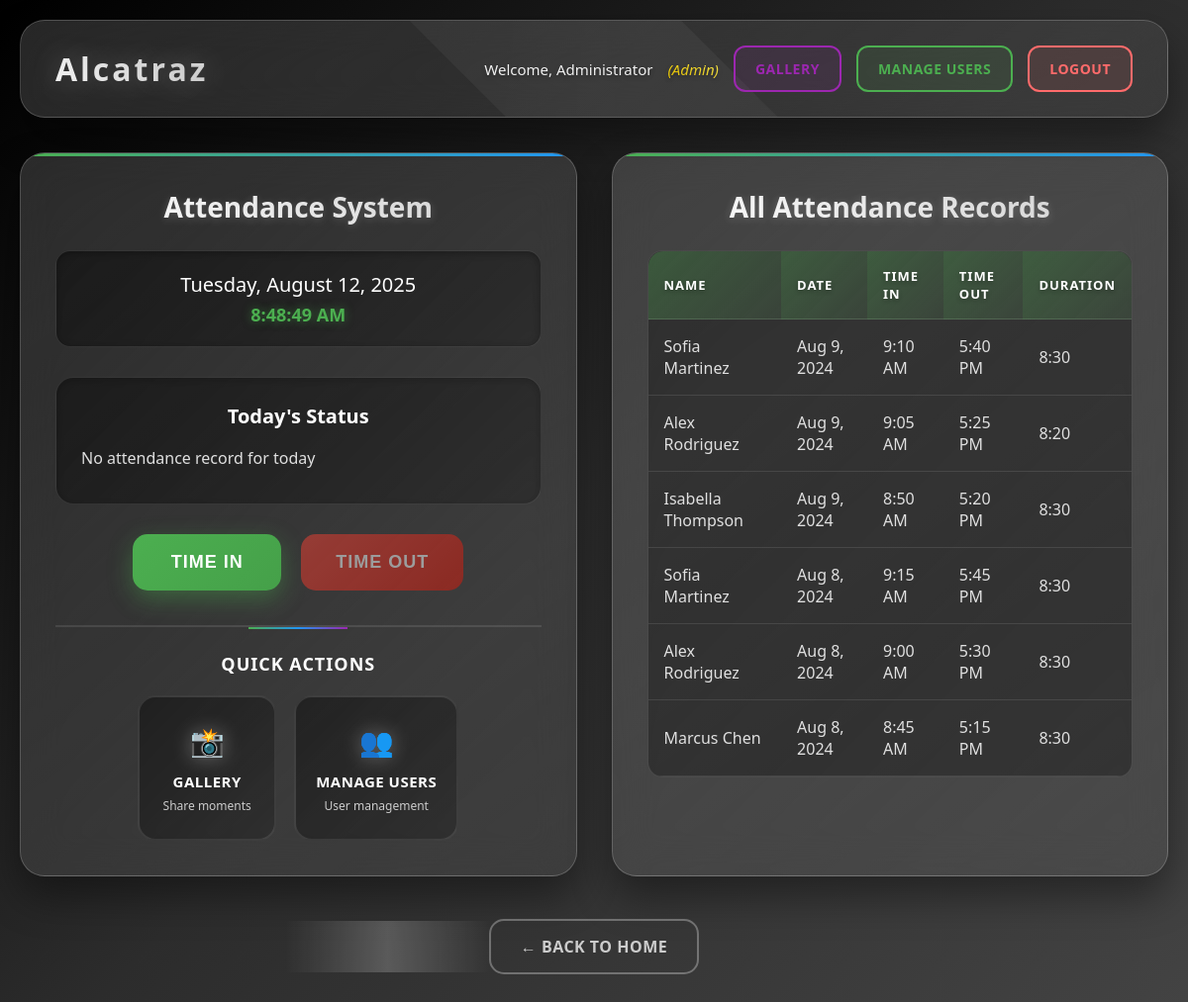
Screenshot of /attendance.php (signed in) with the database file from the repository.
### tables this page shows
CREATE TABLE attendance (
    id INT AUTO_INCREMENT PRIMARY KEY,
    user_id INT NOT NULL,
    date DATE NOT NULL,
    time_in TIME,
    time_out TIME,
    notes TEXT,
    created_at TIMESTAMP DEFAULT CURRENT_TIMESTAMP,
    updated_at TIMESTAMP DEFAULT CURRENT_TIMESTAMP ON UPDATE CURRENT_TIMESTAMP,
    FOREIGN KEY (user_id) REFERENCES users(id) ON DELETE CASCADE,
    UNIQUE KEY unique_user_date (user_id, date)
);

CREATE TABLE users (
    id INT AUTO_INCREMENT PRIMARY KEY,
    username VARCHAR(50) UNIQUE NOT NULL,
    password VARCHAR(255) NOT NULL,
    full_name VARCHAR(100) NOT NULL,
    role ENUM('admin', 'member') DEFAULT 'member',
    email VARCHAR(100),
    created_at TIMESTAMP DEFAULT CURRENT_TIMESTAMP,
    updated_at TIMESTAMP DEFAULT CURRENT_TIMESTAMP ON UPDATE CURRENT_TIMESTAMP
);

### attendance.php (the view, shortened to what this page needs)
<?php
require_once 'config.php';
$user_id = $_SESSION['user_id'];
$today = date('Y-m-d');
$today_attendance = null;
try {
    $stmt = $pdo->prepare("SELECT * FROM attendance WHERE user_id = ? AND date = ?");
    $stmt->execute([$user_id, $today]);
    $today_attendance = $stmt->fetch();
} catch (PDOException $e) {
}
$recent_attendance = [];
try {
    if ($_SESSION['role'] == 'admin') {
        $stmt = $pdo->prepare("
            SELECT a.*, u.full_name, u.username
            FROM attendance a
            JOIN users u ON a.user_id = u.id
            ORDER BY a.date DESC, a.time_in DESC
            LIMIT 20
        ");
        $stmt->execute();
    }
    $recent_attendance = $stmt->fetchAll();
} catch (PDOException $e) {
}
?>
<!DOCTYPE html>
<html lang="en">
<head>
    <link rel="stylesheet" href="attendance-styles.css">
</head>
<body>
    <div class="container">
        <header class="header">
            <div class="header-content">
                <h1>Alcatraz</h1>
                <div class="user-info">
                    <span>Welcome, <?php echo htmlspecialchars($_SESSION['full_name']); ?></span>
                    <span class="role">(<?php echo ucfirst($_SESSION['role']); ?>)</span>
                    <a href="gallery.php" class="nav-btn gallery-btn">Gallery</a>
                    <?php if ($_SESSION['role'] == 'admin'): ?>
                        <a href="manage_users.php" class="nav-btn">Manage Users</a>
                    <?php endif; ?>
                    <a href="logout.php" class="logout-btn">Logout</a>
                </div>
            </div>
        </header>
        <main class="main-content">
            <div class="attendance-section">
                <h2>Attendance System</h2>
                <div class="date-display">
                    <?php echo date('l, F j, Y'); ?>
                </div>
                <div class="attendance-status">
                    <?php if ($today_attendance): ?>
                        <div class="status-card">
                            <h3>Today's Status</h3>
                            <p><strong>Time In:</strong> <?php echo $today_attendance['time_in'] ? date('g:i A', strtotime($today_attendance['time_in'])) : 'Not recorded'; ?></p>
                            <p><strong>Time Out:</strong> <?php echo $today_attendance['time_out'] ? date('g:i A', strtotime($today_attendance['time_out'])) : 'Not recorded'; ?></p>
                            <?php if ($today_attendance['time_in'] && $today_attendance['time_out']): ?>
                                <?php
                                $time_in = new DateTime($today_attendance['time_in']);
                                $time_out = new DateTime($today_attendance['time_out']);
                                $duration = $time_in->diff($time_out);
                                ?>
                                <p><strong>Duration:</strong> <?php echo $duration->format('%h hours %i minutes'); ?></p>
                            <?php endif; ?>
                        </div>
                    <?php else: ?>
                        <div class="status-card">
                            <h3>Today's Status</h3>
                            <p>No attendance record for today</p>
                        </div>
                    <?php endif; ?>
                </div>
                <div class="attendance-buttons">
                    <form method="POST" style="display: inline;">
                        <button type="submit" class="btn btn-in" <?php echo ($today_attendance && $today_attendance['time_in']) ? 'disabled' : ''; ?>>
                            Time In
                        </button>
                    </form>
                    <form method="POST" style="display: inline;">
                        <button type="submit" class="btn btn-out" <?php echo (!$today_attendance || !$today_attendance['time_in'] || $today_attendance['time_out']) ? 'disabled' : ''; ?>>
                            Time Out
                        </button>
                    </form>
                </div>
                <div class="quick-actions">
                    <h4>Quick Actions</h4>
                    <div class="action-buttons">
                        <a href="gallery.php" class="quick-btn gallery-quick">
                            <span class="btn-icon">📸</span>
                            <span class="btn-text">Gallery</span>
                            <span class="btn-desc">Share moments</span>
                        </a>
                        <?php if ($_SESSION['role'] == 'admin'): ?>
                            <a href="manage_users.php" class="quick-btn admin-quick">
                                <span class="btn-icon">👥</span>
                                <span class="btn-text">Manage Users</span>
                                <span class="btn-desc">User management</span>
                            </a>
                        <?php endif; ?>
                    </div>
                </div>
            </div>
            <div class="records-section">
                <h3><?php echo $_SESSION['role'] == 'admin' ? 'All Attendance Records' : 'Your Attendance History'; ?></h3>
                <?php if (!empty($recent_attendance)): ?>
                    <div class="records-table">
                        <table>
                            <thead>
                                <tr>
                                    <?php if ($_SESSION['role'] == 'admin'): ?>
                                        <th>Name</th>
                                    <?php endif; ?>
                                    <th>Date</th>
                                    <th>Time In</th>
                                    <th>Time Out</th>
                                    <th>Duration</th>
                                </tr>
                            </thead>
                            <tbody>
                                <?php foreach ($recent_attendance as $record): ?>
                                    <tr>
                                        <?php if ($_SESSION['role'] == 'admin'): ?>
                                            <td><?php echo htmlspecialchars($record['full_name']); ?></td>
                                        <?php endif; ?>
                                        <td><?php echo date('M j, Y', strtotime($record['date'])); ?></td>
                                        <td><?php echo $record['time_in'] ? date('g:i A', strtotime($record['time_in'])) : '-'; ?></td>
                                        <td><?php echo $record['time_out'] ? date('g:i A', strtotime($record['time_out'])) : '-'; ?></td>
                                        <td>
                                            <?php
                                            if ($record['time_in'] && $record['time_out']) {
                                                $time_in = new DateTime($record['time_in']);
                                                $time_out = new DateTime($record['time_out']);
                                                $duration = $time_in->diff($time_out);
                                                echo $duration->format('%h:%I');
                                            } else {
                                                echo '-';
                                            }
                                            ?>
                                        </td>
                                    </tr>
                                <?php endforeach; ?>
                            </tbody>
                        </table>
                    </div>
                <?php else: ?>
                    <p class="no-records">No attendance records found.</p>
                <?php endif; ?>
            </div>
        </main>
        <footer class="footer">
            <a href="index.html" class="back-home">← Back to Home</a>
        </footer>
    </div>
</body>
</html>

### rows the page displays
attendance: user.full_name "Sofia Martinez", date "Aug 9, 2024", time_in "9:10 AM", time_out "5:40 PM", $duration->format('%h:%I') "8:30"
attendance: user.full_name "Alex Rodriguez", date "Aug 9, 2024", time_in "9:05 AM", time_out "5:25 PM", $duration->format('%h:%I') "8:20"
attendance: user.full_name "Isabella Thompson", date "Aug 9, 2024", time_in "8:50 AM", time_out "5:20 PM", $duration->format('%h:%I') "8:30"
attendance: user.full_name "Sofia Martinez", date "Aug 8, 2024", time_in "9:15 AM", time_out "5:45 PM", $duration->format('%h:%I') "8:30"
attendance: user.full_name "Alex Rodriguez", date "Aug 8, 2024", time_in "9:00 AM", time_out "5:30 PM", $duration->format('%h:%I') "8:30"
attendance: user.full_name "Marcus Chen", date "Aug 8, 2024", time_in "8:45 AM", time_out "5:15 PM", $duration->format('%h:%I') "8:30"

### other values shown
$_SESSION['full_name'] "Administrator"
$_SESSION['role'] "Admin"
